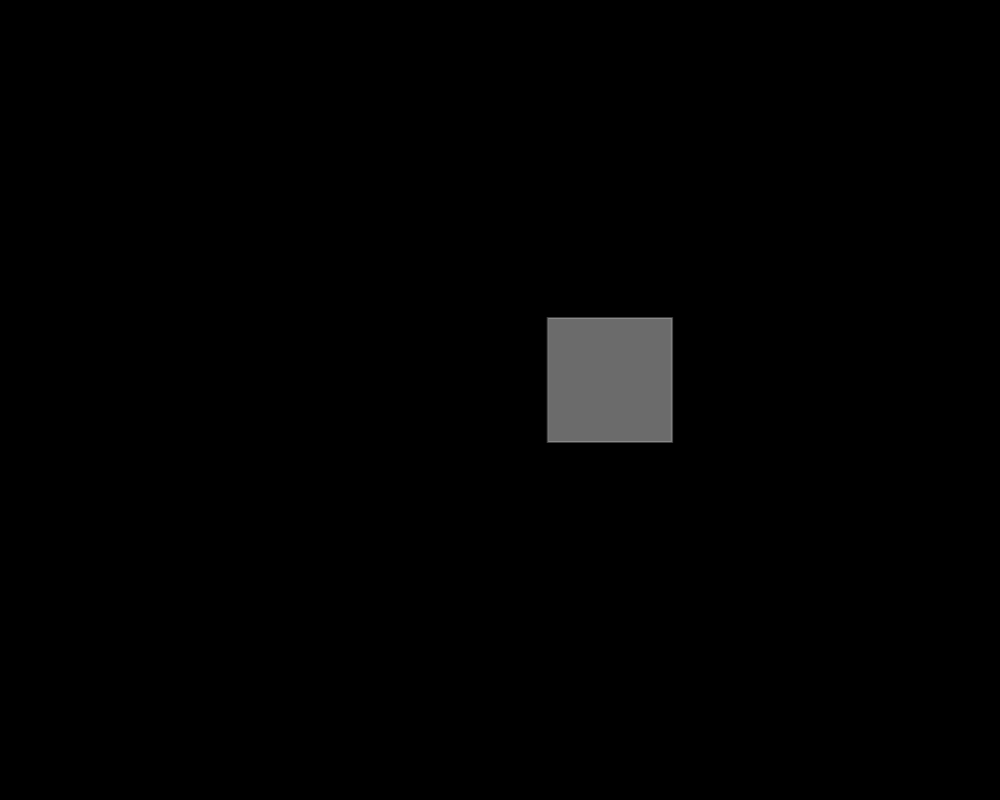
Frame 1 (no input)
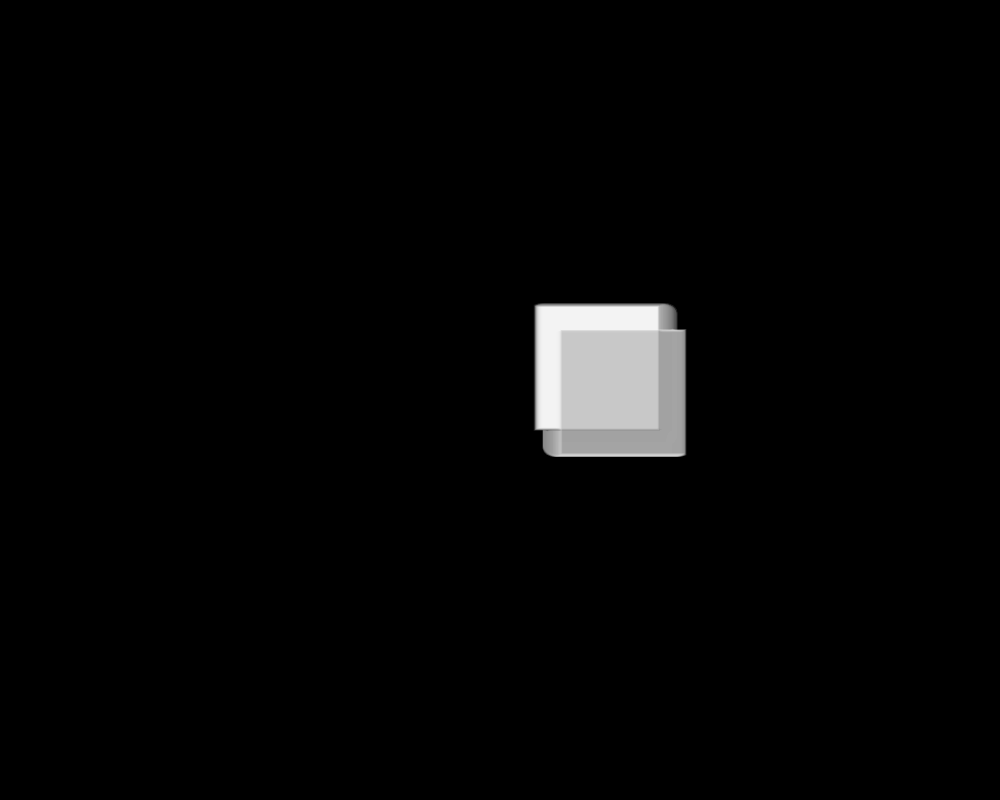
Frame 60 (no input)
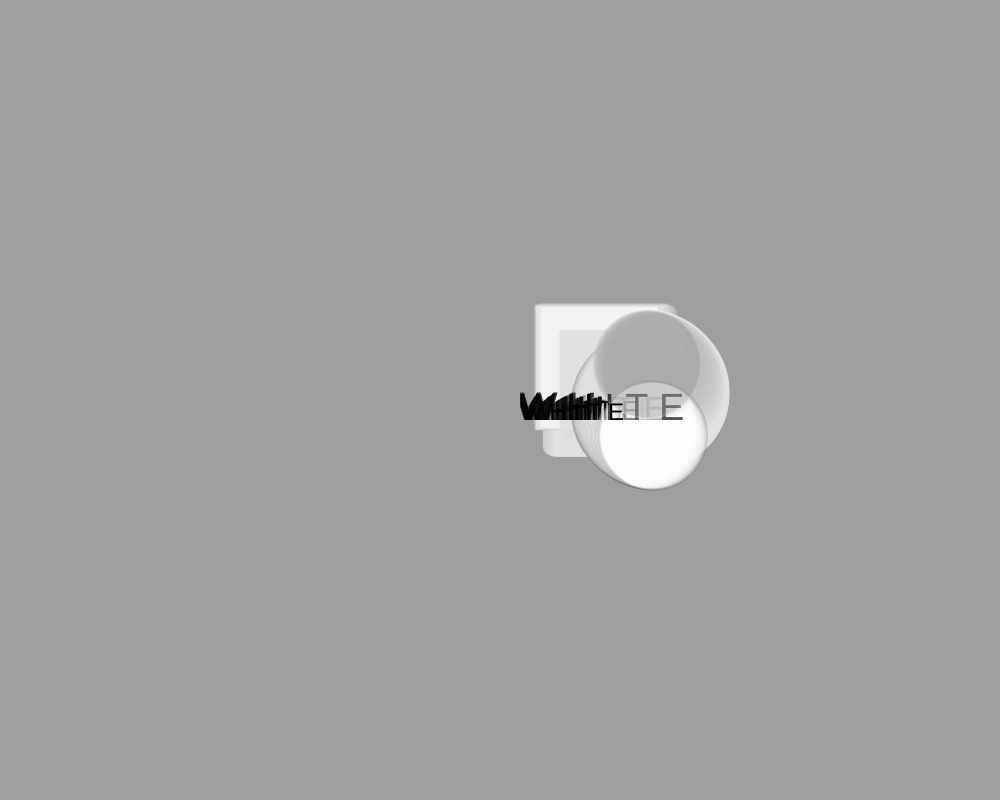
Frame 120 (the mouse pressed at the canvas centre since frame 60)

The p5.js sketch that drew these frames (run headless with seeded random() and noise() and a simulated clock; from frame 60 on, the mouse is pressed at the canvas centre):

// p5.js sketch
// ── sketch.js
var colorOfCubes = [[250, 250, 250, 80],[170,170,170,80]]; // white amd gray
var poem = ["B L A C K","W H I T E","W R O N G","R I G H T","D A R K","L I G H T","B L I N D","S I G H T"];
var distance;
var dToOrigin;
var xPos;
var yPos;
var clickTimes;
var speed = 3;
function setup() {
    var myCanvas = createCanvas(windowWidth - 200, windowHeight - 200);
    myCanvas.parent();
    background(0);
    clickTimes = 0;
    xPos = 0;
    distance = 0;

}
// png can be transparent (alpha value) while jpg does not have that transparency feature
function draw() {
    
    distance = distance + speed;
    if (distance >= (windowHeight + windowWidth) * 0.6 ) {
        speed = -speed;
    }
    else if (distance <= 0) {
        speed = -speed;
    }

    // decide how big the two circles are based on mouse position
    dToOrigin = dist(windowWidth/2,windowHeight/2,mouseX,mouseY); 
    widthMapped = map(dToOrigin,0,dist(250,250,500,500),windowWidth/15,windowWidth/12);
    if (clickTimes % 2 == 1) {
        CircleDancing();
        fill(0);
        noStroke();
        textSize(random(20,40));
        text(poem[clickTimes%8], mouseX + 20, mouseY + 20);
    }
    else {
        CubeDancing();
        noStroke();
        fill(255);
        textSize(random(10,30));
        text(poem[clickTimes%8], mouseX - 20, mouseY - 20);
    }
    rateOfDrawing = map(distance,0,(windowHeight + windowWidth) * 0.65,60,80);
    frameRate(rateOfDrawing);
}

function mousePressed() {
    clickTimes++;
}

function CubeDancing() {
        background(250-distance/0.001,250-distance/0.001,250-distance/0.001,4);
        for (var i = 0; i < 2; i++) {
            fill(colorOfCubes[i]);
            xPos = 100 + (windowWidth-100) / 2 +0.1*distance*cos(frameCount/25+PI*i)-40;
            yPos = (windowHeight-200) / 2 -0.1*distance*sin(frameCount/25+PI*i)-20;
            if (i == 0) {
                stroke(100,100,100,50);
                strokeWeight(2);
            }
            else if (i == 1) {
                stroke(240,240,240,50);
                strokeWeight(2);
            }
            rect(xPos-widthMapped/2,yPos-widthMapped/2,widthMapped,widthMapped);
        }
}

function CircleDancing() {
        background(distance/0.001,distance/0.001,distance/0.001,4);
        for (var i = 0; i < 2; i++) {
            fill(colorOfCubes[i]);
            xPos = 100 + (windowWidth -100)/ 2 +0.1*distance*cos(frameCount/25+PI*i);
            yPos = (windowHeight -200)  / 2 -0.1*distance*sin(frameCount/25+PI*i);
            if (i == 0) {
                stroke(100,100,100,50);
                strokeWeight(2);
            }
            else if (i == 1) {
                stroke(240,240,240,50);
                strokeWeight(2);
            }
            ellipse(xPos,yPos,widthMapped+20,widthMapped+20);
        }
}

function windowResized(){
    resizeCanvas(windowWidth - 200, windowHeight - 200);
    background(0);
}
// ── style.css
body{
    margin: 100px;
    
}
